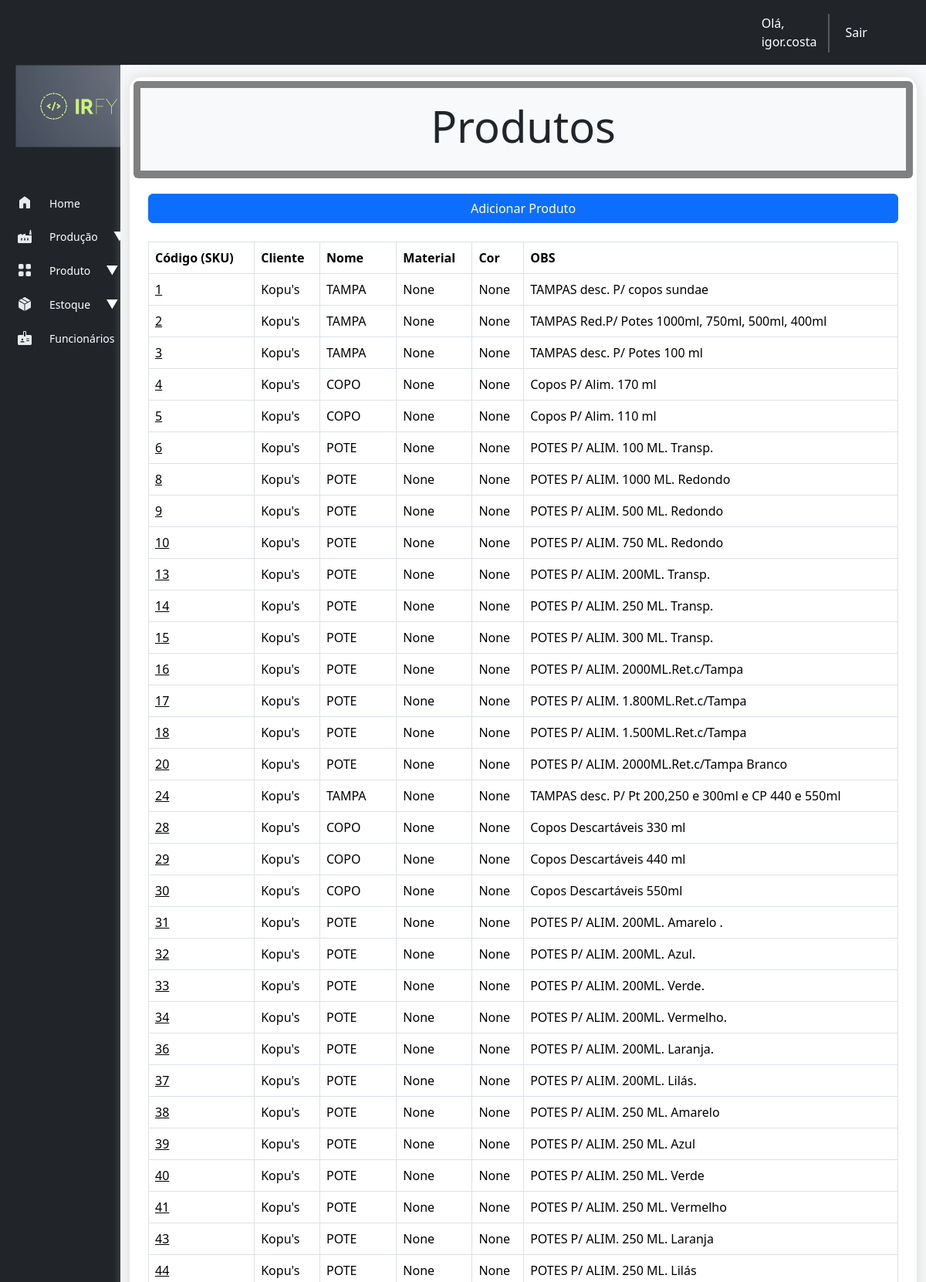
Page /cadastro/list_produtos/ (signed in, upper part) on the committed database.
### cadastro/models.py (models this page shows, shortened)
class Produto(models.Model):
    STATUS_PRODUTO = [
        ('ativo', 'Ativo'),
        ('inativo', 'Inativo'),
    ]
    cliente = models.ForeignKey(Cliente, on_delete=models.CASCADE)
    nome = models.CharField(max_length=255)
    codigo = models.CharField(max_length=50, unique=True)
    descricao = models.TextField(blank=True, null=True)
    material = models.CharField(max_length=100, null=True)
    peso = models.DecimalField(max_digits=10, decimal_places=2, null=True)
    volume = models.DecimalField(max_digits=10, decimal_places=2, null=True)
    cor = models.CharField(max_length=50, null=True)
    status = models.CharField(max_length=7, choices=STATUS_PRODUTO, default="ativo", null=True)

class Cliente(models.Model):
    TIPOS_CLIENTE = [
        ('pf', 'Pessoa Física'),
        ('pj', 'Pessoa Jurídica'),
    ]
    nome_cliente = models.CharField(max_length=255)
    tipo_cliente = models.CharField(max_length=2, choices=TIPOS_CLIENTE, default='pf')
    cpf_cnpj = models.CharField(max_length=18, unique=True)
    email = models.EmailField(max_length=254)
    telefone = models.CharField(max_length=20, blank=True, null=True)
    endereco = models.TextField()
    data_cadastro = models.DateTimeField(auto_now_add=True)
    def __str__(self):
        return self.nome_cliente

### cadastro/views.py (the view)
# urls.py: path('list_produtos/', views.list_produtos, name='list_produtos'),
@login_required
def list_produtos(request):
    list_produtos = Produto.objects.all()
    context = {'list_produtos': list_produtos}
    return render(request, 'produto/list_produtos.html', context)

### cadastro/templates/produto/list_produtos.html (shortened to what this page needs)
{% extends "base.html" %}
{% block header %}
    <div class="py-3 bg-light text-center">
        <h2 class="display-4">Produtos</h2>
    </div>
{% endblock header %}
{% block content %}
{% block buttons %}
  <div class="d-grid gap-2" style="margin-top: 10px;">
      <a class="btn btn-primary" href="{% url 'novo_produto'%}" role="button">Adicionar Produto</a>
  </div>
{% endblock buttons %}
    <table class="table table-hover table-bordered">
        <thead>
          <tr>
            <th scope="col">Código (SKU)</th>
            <th scope="col">Cliente</th>
            <th scope="col">Nome</th>
            <th scope="col">Material</th>
            <th scope="col">Cor</th>
            <th scope="col">OBS</th>
          </tr>
        </thead>
        <tbody class="table table-hover">
        {% for produto in list_produtos %}
          <tr>
            <td><a class="p-0" href="{% url 'produto' produto.id  %}">{{ produto.codigo }}</a></td>
            <td>{{ produto.cliente }}</td>
            <td>{{ produto.nome }}</td>
            <td>{{ produto.material }}</td>
            <td>{{ produto.cor }}</td>
            <td>{{ produto.descricao }}</td>
          </tr>
        {% empty %}
          Não produtos cadastrados
        {% endfor %}
        </tbody>
      </table>
{% endblock content %}

### templates/base.html (shortened to what this page needs)
{% load django_bootstrap5 %}
<!DOCTYPE html>
<html lang="pt-br">
<head>
  {% bootstrap_css %}
  {% load static %}
  <link rel="stylesheet" href="{% static 'style/base.css' %}">
</head>
<body>
  <nav class="navbar navbar-expand-lg bg-dark">
    <div class="container-fluid">
      <div class="d-flex">
        {% if user.is_authenticated %}
          <p class="nav-link text-white mb-0" aria-current="page" style="margin-right: -3%;">Olá, {{ user.username }}</p>
          <div class="vr text-light" style=" margin-top: 10px; width: 7px; height: 50px;"></div>
          <a class="nav-link active" aria-current="page" href="{% url 'logout' %}">Sair</a>
        {% endif %}
      </div>
    </div>
  </nav>
  <div class="container-fluid">
    <div class="row flex-nowrap">
      <div class="col-auto col-md-1 col-xl-1 bg-dark backSidebar">
        <div class="d-flex flex-column align-items-start min-vh-100">
          <div class="sidebar">
            <img class="logo-irfy rounded img-fluid" src="{% static 'core/logo-irfy2.png' %}">
            <nav class="nav flex-column">
              <a class="nav-link" href="{% url 'index' %}">
                <span class="spanIcon"><img class="sideIcon" src="{% static 'icons/home.svg' %}"></span>
                <span class="description">Home</span>
              </a>
              <a class="nav-link" href="#" data-bs-toggle="collapse" data-bs-target="#submenuProducao"
                aria-expanded="false" aria-controls="submenuProducao">
                <span class="spanIcon"><img class="sideIcon" src="{% static 'icons/factory.svg' %}"></span>
                <span class="description">Produção</span>
                <span class="arrow">▼</span>
              </a>
              <a class="nav-link" href="#" data-bs-toggle="collapse" data-bs-target="#submenuProduto"
                aria-expanded="false" aria-controls="submenuProduto">
                <span class="spanIcon"><img class="sideIcon" src="{% static 'icons/product.svg' %}"></span>
                <span class="description">Produto</span>
                <span class="arrow">▼</span>
              </a>
              <a class="nav-link" href="#" data-bs-toggle="collapse" data-bs-target="#submenuEstoque"
                aria-expanded="false" aria-controls="submenuEstoque">
                <span class="spanIcon"><img class="sideIcon" src="{% static 'icons/package.svg' %}"></span>
                <span class="description">Estoque</span>
                <span class="arrow">▼</span>
              </a>
              <a class="nav-link" href="#" data-bs-toggle="collapse" data-bs-target="#submenuFuncionarios"
                aria-expanded="false" aria-controls="submenuFuncionarios">
                <span class="spanIcon"><img class="sideIcon" src="{% static 'icons/employees.svg' %}"></span>
                <span class="description">Funcionários</span>
                <span class="arrow">▼</span>
              </a>
            </nav>
          </div>
        </div>
      </div>
      <div class="col py-3 bg-light">
        <div class="container bg-white rounded-4 p-4 " style="box-shadow: 0px 0px 20px 1px #dbdbdb;">
          <div class="card card-header-actions" style="margin: -2%; margin-bottom: 2%; height: 10%; background-color: gray; border: none; padding: 1%;">{% block header %}{% endblock header %}</div>
          <div>{% block content %} {% endblock content %}</div>
        </div>
      </div>
    </div>
  </div>
</body>
</html>

### static/style/base.css (style rules this page uses)
.backSidebar { width: 13%; padding: 0%; }
.nav-link { width: 100%; display: flex; align-items: center; gap: 20px; padding: 10px 20px; color: white; }
.description { font-size: 14px; }
.logo-irfy { width: 100%; padding: 10%; margin-bottom: 15%; margin-top: -10%; }
.sideIcon { padding: 0; margin: 0; }
.spanIcon { margin-top: -2%; }

### rows in the picture
Produto: codigo "1", cliente "Kopu's", nome "TAMPA", material "None", cor "None", descricao "TAMPAS desc. P/ copos sundae"
Produto: codigo "2", cliente "Kopu's", nome "TAMPA", material "None", cor "None", descricao "TAMPAS Red.P/ Potes 1000ml, 750ml, 500ml, 400ml"
Produto: codigo "3", cliente "Kopu's", nome "TAMPA", material "None", cor "None", descricao "TAMPAS desc. P/ Potes 100 ml"
Produto: codigo "4", cliente "Kopu's", nome "COPO", material "None", cor "None", descricao "Copos P/ Alim. 170 ml"
Produto: codigo "5", cliente "Kopu's", nome "COPO", material "None", cor "None", descricao "Copos P/ Alim. 110 ml"
Produto: codigo "6", cliente "Kopu's", nome "POTE", material "None", cor "None", descricao "POTES P/ ALIM. 100 ML. Transp."
Produto: codigo "8", cliente "Kopu's", nome "POTE", material "None", cor "None", descricao "POTES P/ ALIM. 1000 ML. Redondo"
Produto: codigo "9", cliente "Kopu's", nome "POTE", material "None", cor "None", descricao "POTES P/ ALIM. 500 ML. Redondo"
Produto: codigo "10", cliente "Kopu's", nome "POTE", material "None", cor "None", descricao "POTES P/ ALIM. 750 ML. Redondo"
Produto: codigo "13", cliente "Kopu's", nome "POTE", material "None", cor "None", descricao "POTES P/ ALIM. 200ML. Transp."
Produto: codigo "14", cliente "Kopu's", nome "POTE", material "None", cor "None", descricao "POTES P/ ALIM. 250 ML. Transp."
Produto: codigo "15", cliente "Kopu's", nome "POTE", material "None", cor "None", descricao "POTES P/ ALIM. 300 ML. Transp."
Produto: codigo "16", cliente "Kopu's", nome "POTE", material "None", cor "None", descricao "POTES P/ ALIM. 2000ML.Ret.c/Tampa"
Produto: codigo "17", cliente "Kopu's", nome "POTE", material "None", cor "None", descricao "POTES P/ ALIM. 1.800ML.Ret.c/Tampa"
Produto: codigo "18", cliente "Kopu's", nome "POTE", material "None", cor "None", descricao "POTES P/ ALIM. 1.500ML.Ret.c/Tampa"
Produto: codigo "20", cliente "Kopu's", nome "POTE", material "None", cor "None", descricao "POTES P/ ALIM. 2000ML.Ret.c/Tampa Branco"
Produto: codigo "24", cliente "Kopu's", nome "TAMPA", material "None", cor "None", descricao "TAMPAS desc. P/ Pt 200,250 e 300ml e CP 440 e 550ml"
Produto: codigo "28", cliente "Kopu's", nome "COPO", material "None", cor "None", descricao "Copos Descartáveis 330 ml"
Produto: codigo "29", cliente "Kopu's", nome "COPO", material "None", cor "None", descricao "Copos Descartáveis 440 ml"
Produto: codigo "30", cliente "Kopu's", nome "COPO", material "None", cor "None", descricao "Copos Descartáveis 550ml"
Produto: codigo "31", cliente "Kopu's", nome "POTE", material "None", cor "None", descricao "POTES P/ ALIM. 200ML. Amarelo ."
Produto: codigo "32", cliente "Kopu's", nome "POTE", material "None", cor "None", descricao "POTES P/ ALIM. 200ML. Azul."
Produto: codigo "33", cliente "Kopu's", nome "POTE", material "None", cor "None", descricao "POTES P/ ALIM. 200ML. Verde."
Produto: codigo "34", cliente "Kopu's", nome "POTE", material "None", cor "None", descricao "POTES P/ ALIM. 200ML. Vermelho."
Produto: codigo "36", cliente "Kopu's", nome "POTE", material "None", cor "None", descricao "POTES P/ ALIM. 200ML. Laranja."
Produto: codigo "37", cliente "Kopu's", nome "POTE", material "None", cor "None", descricao "POTES P/ ALIM. 200ML. Lilás."
Produto: codigo "38", cliente "Kopu's", nome "POTE", material "None", cor "None", descricao "POTES P/ ALIM. 250 ML. Amarelo"
Produto: codigo "39", cliente "Kopu's", nome "POTE", material "None", cor "None", descricao "POTES P/ ALIM. 250 ML. Azul"
Produto: codigo "40", cliente "Kopu's", nome "POTE", material "None", cor "None", descricao "POTES P/ ALIM. 250 ML. Verde"
Produto: codigo "41", cliente "Kopu's", nome "POTE", material "None", cor "None", descricao "POTES P/ ALIM. 250 ML. Vermelho"
Produto: codigo "43", cliente "Kopu's", nome "POTE", material "None", cor "None", descricao "POTES P/ ALIM. 250 ML. Laranja"
Produto: codigo "44", cliente "Kopu's", nome "POTE", material "None", cor "None", descricao "POTES P/ ALIM. 250 ML. Lilás"

### other values in the picture
{{ user.username }} "igor.costa"
